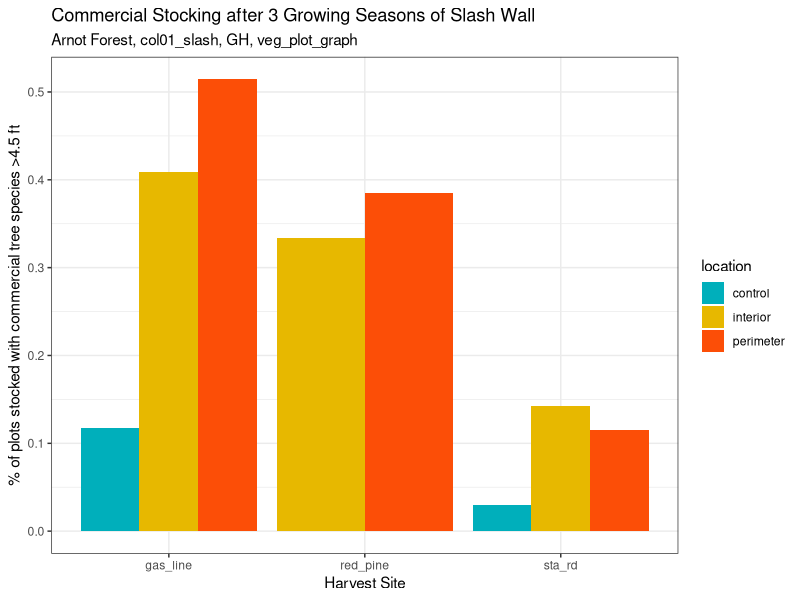
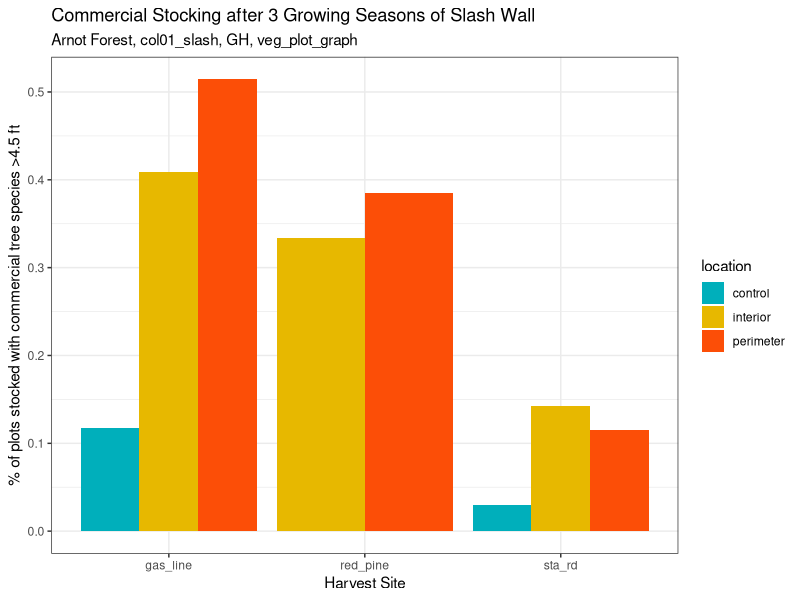

Write the R code that produced these figures, in order.
## ---- chunk 1
knitr::opts_chunk$set(echo = TRUE)
## ---- chunk 2

library(tidyverse)
library(skimr)        ## install.packages("skimr")
library(readxl)
library(readr)
library(ggplot2) # - part of tidyverse
library(ggpubr)


#
# ALT plus hypen = <- (within chunk)
# ctrl plus shift plus m = %>% 
# ctrl + ALT + I = insert chunk
# ALT + - = insert assignment operator
# filter rows, select columns
# RMD comment = <!-- comment -->
# 
# 

#create folder to hold figures
dir.create("figures")

## ---- chunk 3

stocking <- read_csv("freq_plot_attrib_4.csv")

## ---- chunk 4
#column bar graph
#frequency plots stocked commercial
col01_slash <- stocking %>% 
  filter(attrib_val == "comm_stkd") %>% 
  ggplot((data=col01_slash),
    mapping = aes(x=harvest, y = freq, group = location))+
    geom_col(aes(x=harvest, y=freq, fill = location), position = "dodge")+
  theme_bw()+
  labs(
    x = "Harvest Site",
    y = "% of plots stocked with commercial tree species >4.5 ft",
    title = "Commercial Stocking after 3 Growing Seasons of Slash Wall",
    subtitle = "Arnot Forest, col01_slash, GH, veg_plot_graph"
  ) 

  
set_palette(col01_slash, palette = c("#00AFBB", "#E7B800", "#FC4E07"))  #"uchicago"
  ggsave("figures/freq_plots_stocked_commercial.jpg")
  
  

## ---- chunk 5


